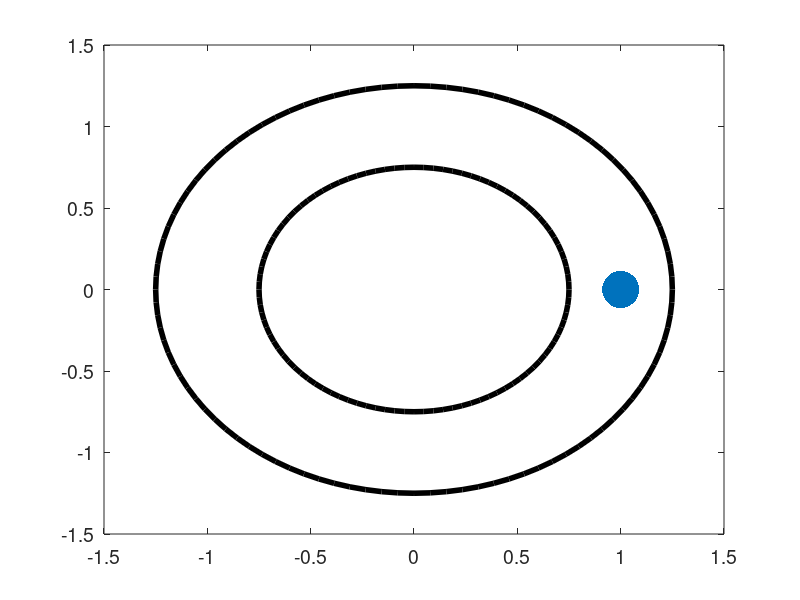

Reproduce this figure in MATLAB. (Note: this script raises an error after producing the figure.)
N = 10^7;
t = [1:N];

v = zeros(1,N);
theta = v;

theta1 = [0:2*pi/100:2*pi];
x1 = 1.25*cos(theta1);
y1 = 1.25*sin(theta1);
x2 = 0.75*cos(theta1);
y2 = 0.75*sin(theta1);

set(0,'DefaultAxesFontSize',14)

%gamma = .00001;
del = 31/2;
K = -(pi*exp(del^2/8.4))/(sin(pi*del));
mu = 1/(0.5*K);

%v(1) = 5/(3*del);
v(1) = 0.1;

% writerObj = VideoWriter('ConstantSpeed.avi');
% writerObj.FrameRate = 10;
% open(writerObj);

for n = 1:N-1

    v(n+1) = mu*(v(n) + K*sin(del*v(n))*exp(-v(n)^2*del^2/(8.4*pi^2)));
    theta(n+1) = theta(n) + v(n+1);
    
    x = cos(theta(1:n));
    y = sin(theta(1:n));
    
    h = plot(x,y,'o',x1,y1,'k',x2,y2,'k',x(n),y(n),'r.');
     h = plot(x(n),y(n),'.',x1,y1,'k',x2,y2,'k');
    set(h(1),'MarkerSize',80);
    set(h(2),'LineWidth',4);
    set(h(3),'LineWidth',4);
   set(h(4),'MarkerSize',20);
    axis([-1.5 1.5 -1.5 1.5],'square');
    axis off
     
   txt = ['   ',num2str(n)];
    text(x(n),y(n),txt,'FontSize',18)
    hold on
    

%     frame = getframe(gcf);
%     writeVideo(writerObj,frame);
    
end

    x = cos(theta);
    y = sin(theta);

   txt = ['   ',num2str(6)];
    text(x(6),y(6),txt,'FontSize',18)

hold off

% close(writerObj)